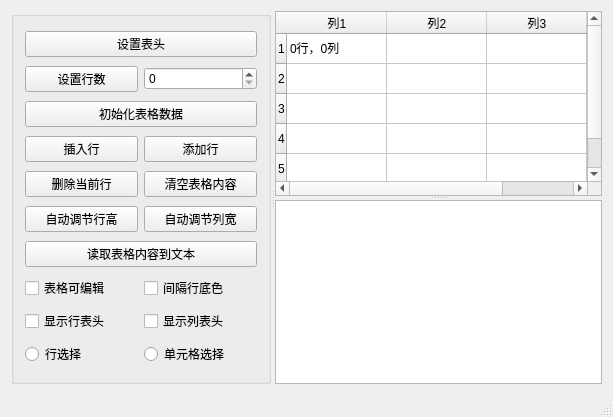
<?xml version="1.0" encoding="UTF-8"?>
<ui version="4.0">
 <class>MainWindow</class>
 <widget class="QMainWindow" name="MainWindow">
  <property name="geometry">
   <rect>
    <x>0</x>
    <y>0</y>
    <width>613</width>
    <height>417</height>
   </rect>
  </property>
  <property name="windowTitle">
   <string>MainWindow</string>
  </property>
  <widget class="QWidget" name="centralWidget">
   <layout class="QVBoxLayout" name="verticalLayout">
    <item>
     <widget class="QSplitter" name="splitterMain">
      <property name="orientation">
       <enum>Qt::Horizontal</enum>
      </property>
      <widget class="QGroupBox" name="groupBox">
       <property name="title">
        <string/>
       </property>
       <layout class="QGridLayout" name="gridLayout">
        <item row="4" column="1">
         <widget class="QPushButton" name="btnClearContents">
          <property name="text">
           <string>清空表格内容</string>
          </property>
         </widget>
        </item>
        <item row="2" column="0" colspan="2">
         <widget class="QPushButton" name="btnIniData">
          <property name="text">
           <string>初始化表格数据</string>
          </property>
         </widget>
        </item>
        <item row="3" column="1">
         <widget class="QPushButton" name="btnAppendRow">
          <property name="text">
           <string>添加行</string>
          </property>
         </widget>
        </item>
        <item row="5" column="0">
         <widget class="QPushButton" name="btnAutoHeight">
          <property name="text">
           <string>自动调节行高</string>
          </property>
         </widget>
        </item>
        <item row="0" column="0" colspan="2">
         <widget class="QPushButton" name="btnSetHeader">
          <property name="text">
           <string>设置表头</string>
          </property>
         </widget>
        </item>
        <item row="4" column="0">
         <widget class="QPushButton" name="btnDelCurRow">
          <property name="text">
           <string>删除当前行</string>
          </property>
         </widget>
        </item>
        <item row="1" column="1">
         <widget class="QSpinBox" name="spinRowCount"/>
        </item>
        <item row="3" column="0">
         <widget class="QPushButton" name="btnInsertRow">
          <property name="text">
           <string>插入行</string>
          </property>
         </widget>
        </item>
        <item row="1" column="0">
         <widget class="QPushButton" name="btnSetRows">
          <property name="text">
           <string>设置行数</string>
          </property>
         </widget>
        </item>
        <item row="7" column="1">
         <widget class="QCheckBox" name="chkBoxRowColor">
          <property name="text">
           <string>间隔行底色</string>
          </property>
         </widget>
        </item>
        <item row="8" column="0">
         <widget class="QCheckBox" name="chkBoxHeaderH">
          <property name="text">
           <string>显示行表头</string>
          </property>
         </widget>
        </item>
        <item row="5" column="1">
         <widget class="QPushButton" name="btnAutoWidth">
          <property name="text">
           <string>自动调节列宽</string>
          </property>
         </widget>
        </item>
        <item row="7" column="0">
         <widget class="QCheckBox" name="chkBoxEditable">
          <property name="text">
           <string>表格可编辑</string>
          </property>
         </widget>
        </item>
        <item row="8" column="1">
         <widget class="QCheckBox" name="chkBoxHeaderV">
          <property name="text">
           <string>显示列表头</string>
          </property>
         </widget>
        </item>
        <item row="6" column="0" colspan="2">
         <widget class="QPushButton" name="btnReadToText">
          <property name="text">
           <string>读取表格内容到文本</string>
          </property>
         </widget>
        </item>
        <item row="9" column="0">
         <widget class="QRadioButton" name="radioSelectItem_2">
          <property name="text">
           <string>行选择</string>
          </property>
         </widget>
        </item>
        <item row="9" column="1">
         <widget class="QRadioButton" name="radioSelectItem">
          <property name="text">
           <string>单元格选择</string>
          </property>
         </widget>
        </item>
       </layout>
      </widget>
      <widget class="QSplitter" name="splitter">
       <property name="orientation">
        <enum>Qt::Vertical</enum>
       </property>
       <widget class="QTableWidget" name="tableInfo">
        <property name="frameShadow">
         <enum>QFrame::Plain</enum>
        </property>
        <property name="lineWidth">
         <number>1</number>
        </property>
        <property name="midLineWidth">
         <number>0</number>
        </property>
        <property name="verticalScrollBarPolicy">
         <enum>Qt::ScrollBarAsNeeded</enum>
        </property>
        <property name="autoScrollMargin">
         <number>16</number>
        </property>
        <property name="rowCount">
         <number>5</number>
        </property>
        <property name="columnCount">
         <number>4</number>
        </property>
        <row>
         <property name="text">
          <string>1</string>
         </property>
        </row>
        <row/>
        <row/>
        <row/>
        <row/>
        <column>
         <property name="text">
          <string>列1</string>
         </property>
        </column>
        <column>
         <property name="text">
          <string>列2</string>
         </property>
        </column>
        <column>
         <property name="text">
          <string>列3</string>
         </property>
        </column>
        <column/>
        <item row="0" column="0">
         <property name="text">
          <string>0行，0列</string>
         </property>
        </item>
        <item row="0" column="2">
         <property name="text">
          <string/>
         </property>
        </item>
       </widget>
       <widget class="QPlainTextEdit" name="textEdit"/>
      </widget>
     </widget>
    </item>
   </layout>
  </widget>
  <widget class="QStatusBar" name="statusBar"/>
 </widget>
 <layoutdefault spacing="6" margin="11"/>
 <resources/>
 <connections/>
</ui>
